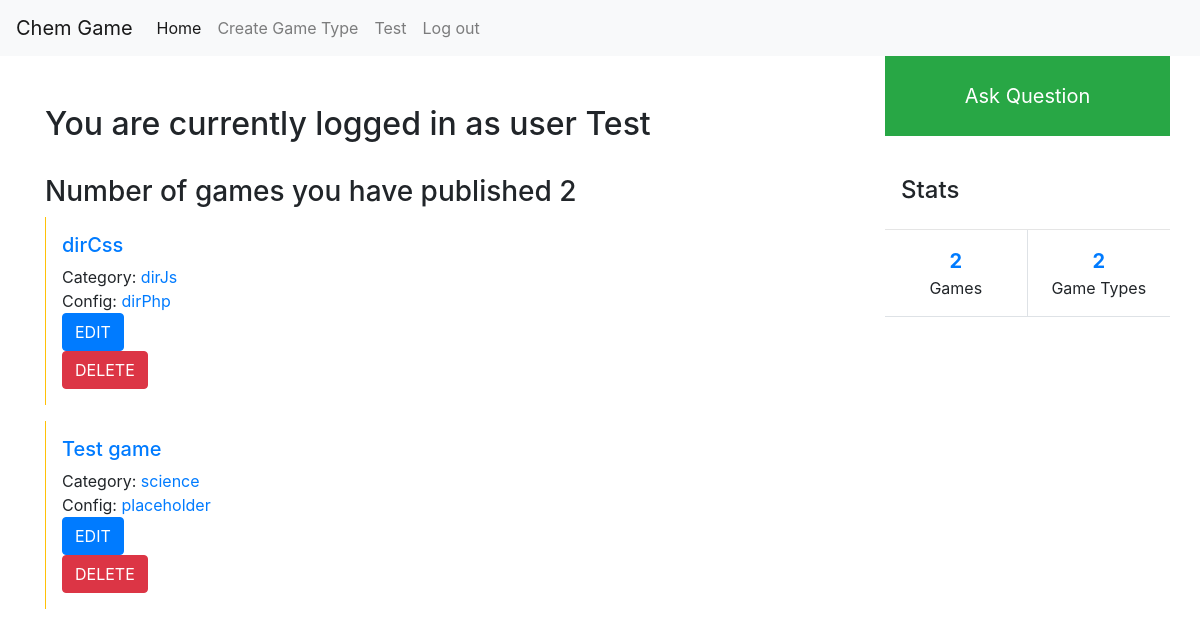
The page /Views/user.php (signed in) on the database its author committed.
### tables this page shows
CREATE TABLE `game` (
  `GAME_ID` int(10) UNSIGNED NOT NULL,
  `USER_ID` int(10) UNSIGNED NOT NULL,
  `GAME_TYPE_ID` int(10) UNSIGNED NOT NULL,
  `CONFIG` varchar(255) DEFAULT NULL,
  `GAME_NAME` varchar(255) DEFAULT NULL,
  `category` varchar(255) DEFAULT NULL
);

### settings.php (called while the page is built, shortened)
<?php
class MyPDO
{
    protected static $instance;
    protected $pdo;
    public function __construct()
    {
        $host = '127.0.0.1';
        $db = 'chemgame';
        $user = 'root';
        $pass = '';
        $charset = 'utf8mb4';
        $opt = array(
            PDO::ATTR_ERRMODE => PDO::ERRMODE_EXCEPTION,
            PDO::ATTR_DEFAULT_FETCH_MODE => PDO::FETCH_ASSOC,
            PDO::ATTR_EMULATE_PREPARES => FALSE,
        );
        $dsn = "mysql:host=$host;dbname=$db;charset=$charset";
        $this->pdo = new PDO($dsn, $user, $pass, $opt);
    }
    public static function instance()
    {
        if (self::$instance === null) {
            self::$instance = new self;
        }
        return self::$instance;
    }
    public function __call($method, $args)
    {
        return call_user_func_array(array($this->pdo, $method), $args);
    }
    public function run($sql, $args = [])
    {
        if (!$args) {
            return $this->query($sql);
        }
        $stmt = $this->pdo->prepare($sql);
        $stmt->execute($args);
        return $stmt;
    }
}

### User/UserItem.php (called while the page is built, shortened)
<?php
require_once('../settings.php');
class UserItem
{
    protected $db;
    public function __construct()
    {
        $this->db = MyPDO::instance();
    }
    public function find($field, $value)
    {
        return $this->db->run("SELECT * FROM user WHERE $field = ?", [$value]);
    }
    public function getGames($id)
    {
        $query = $this->find('USER_ID', $id);
        return $this->db->run("SELECT * FROM game WHERE USER_ID= ?", [$id])->fetchAll(\PDO::FETCH_ASSOC);
    }
}
?>

### Game/GameItem.php (called while the page is built, shortened)
<?php
require_once('../settings.php');
class GameItem
{
    protected $db;
    public function __construct()
    {
        $this->db = MyPDO::instance();
    }
    public function getAllGames()
    {
        return $this->db->run("SELECT * FROM game")->fetchAll(\PDO::FETCH_ASSOC);
    }
}
?>

### GameType/GameTypeItem.php (called while the page is built, shortened)
<?php
require_once('../settings.php');
class GameTypeItem
{
    protected $db;
    public function __construct()
    {
        $this->db = MyPDO::instance();
    }
    public function getAllGames()
    {
        return $this->db->run("SELECT * FROM gametype")->fetchAll(\PDO::FETCH_ASSOC);
    }
}
?>

### Views/user.php (the view, shortened to what this page needs)
<?php
require_once("./navbar.php");
require_once "../settings.php";
require_once "../Game/GameItem.php";
require_once "../User/UserItem.php";
require_once "../GameType/GameTypeItem.php";
$gameitem = new GameItem();
$gametypeitem = new GameTypeItem();
$useritem = new UserItem();
?>
<link href="https://code.ionicframework.com/ionicons/2.0.1/css/ionicons.min.css" rel="stylesheet">
<div class="container">
    <div class="row">
        <div class="col-lg-9 mb-3">
            <div class="row text-left mb-5">
                <div class="col-lg-6 mb-3 mb-sm-0">
                </div>
                <div class="col-lg-6 text-lg-right">
                </div>
            </div>
            <h2>You are currently logged in as user <?= $_SESSION['USERNAME'] ?>
            </h2><br>
            <h3>Number of games you have published <?= count($useritem->getGames($_SESSION['USER_ID'])) ?>
            </h3>
            <?php
            foreach ($useritem->getGames($_SESSION['USER_ID']) as $game) {
            ?>
            <div
                class="card row-hover pos-relative py-3 px-3 mb-3 border-warning border-top-0 border-right-0 border-bottom-0 rounded-0">
                <div class="row align-items-center">
                    <div class="col-md-8 mb-3 mb-sm-0">
                        <h5>
                            <a href="#" class="text-primary">
                                <?=($game["GAME_NAME"]) ?>
                            </a>
                        </h5>
                        <div class="text-sm op-5"> Category: <a class="text-black mr-2" href="#">
                                <?= $game["category"] ?>
                            </a> </div>
                        <div class="text-sm op-5"> Config: <a class="text-black mr-2" href="#">
                                <?= $game["CONFIG"] ?>
                            </a> </div>
                        <button type="button" class="btn btn-primary">EDIT</button>
                        <form action="../Game/gameDelete.php" method="post">
                            <button type="submit" class="btn btn-danger">DELETE</button>
                        </form>
                    </div>
                    <div class="col-md-4 op-7">
                    </div>
                </div>
            </div>
            <?php }
            ; ?>
        </div>
        <div class="col-lg-3 mb-4 mb-lg-0 px-lg-0 mt-lg-0">
            <div data-settings="{&quot;parent&quot;:&quot;#content&quot;,&quot;mind&quot;:&quot;#header&quot;,&quot;top&quot;:10,&quot;breakpoint&quot;:992}"
                data-toggle="sticky" class="sticky" style="top: 85px;">
                <div class="sticky-inner">
                    <a class="btn btn-lg btn-block btn-success rounded-0 py-4 mb-3 bg-op-6 roboto-bold" href="#">Ask
                        Question</a>
                    <div class="bg-white mb-3">
                        <h4 class="px-3 py-4 op-5 m-0 roboto-bold">
                            Stats
                        </h4>
                        <hr class="my-0">
                        <div class="row text-center d-flex flex-row op-7 mx-0">
                            <div class="col-sm-6 flex-ew text-center py-3 border-bottom border-right"> <a
                                    class="d-block lead font-weight-bold" href="#">
                                    <?= count($gameitem->getAllGames()) ?>
                                </a> Games </div>
                            <div class="col-sm-6 col flex-ew text-center py-3 border-bottom mx-0"> <a
                                    class="d-block lead font-weight-bold" href="#">
                                    <?= count($gametypeitem->getAllGames()) ?>
                                </a> Game Types</div>
                        </div>
                    </div>
                </div>
            </div>
        </div>
    </div>
</div>
</body>

### Views/navbar.php (shortened to what this page needs)
<!doctype html>
<html lang="en">
<head>
  <link rel="stylesheet" href="https://cdn.jsdelivr.net/npm/bootstrap@4.0.0/dist/css/bootstrap.min.css"
>
</head>
<nav class="navbar navbar-expand-lg navbar-light bg-light">
  <a class="navbar-brand" href="index.php">Chem Game</a>
  <?php
  require_once "../settings.php";
  if (isset($_SESSION['ADMIN_ID'])) {
  ?>
  <div class="collapse navbar-collapse" id="navbarNav">
    <ul class="navbar-nav">
      <li class="nav-item active">
        <a class="nav-link" href="index.php">Home<span class="sr-only">(current)</span></a>
      </li>
      <li>
        <a class="nav-link" href="createGameType.php">Create Game Type</a>
      </li>
      <li>
        <a class="nav-link" href="admin.php">
          <?= $_SESSION['USERNAME'] ?>
        </a>
      </li>
      <li class="nav-item">
        <a class="nav-link" href="logout.php">Log out</a>
      </li>
    </ul>
  </div>
  <?php
  } else if (isset($_SESSION['USER_ID'])) {
  ?>
  <div class="collapse navbar-collapse" id="navbarNav">
    <ul class="navbar-nav">
      <li class="nav-item active">
        <a class="nav-link" href="index.php">Home<span class="sr-only">(current)</span></a>
      </li>
      <li>
        <a class="nav-link" href="createGame.php">Create Game</a>
      </li>
      <li>
        <a class="nav-link" href="user.php">
          <?= $_SESSION['USERNAME'] ?>
        </a>
      </li>
      <li class="nav-item">
        <a class="nav-link" href="logout.php">Log out</a>
      </li>
      </li>
    </ul>
  </div>
  <?php } ?>
</nav>
<body>

### rows shown on the page
game: GAME_NAME "dirCss", category "dirJs", CONFIG "dirPhp"
game: GAME_NAME "Test game", category "science", CONFIG "placeholder"

### other values the page prints
$_SESSION['USERNAME'] "Test"
count($useritem->getGames($_SESSION['USER_ID'])) "2"
count($gameitem->getAllGames()) "2"
count($gametypeitem->getAllGames()) "2"
